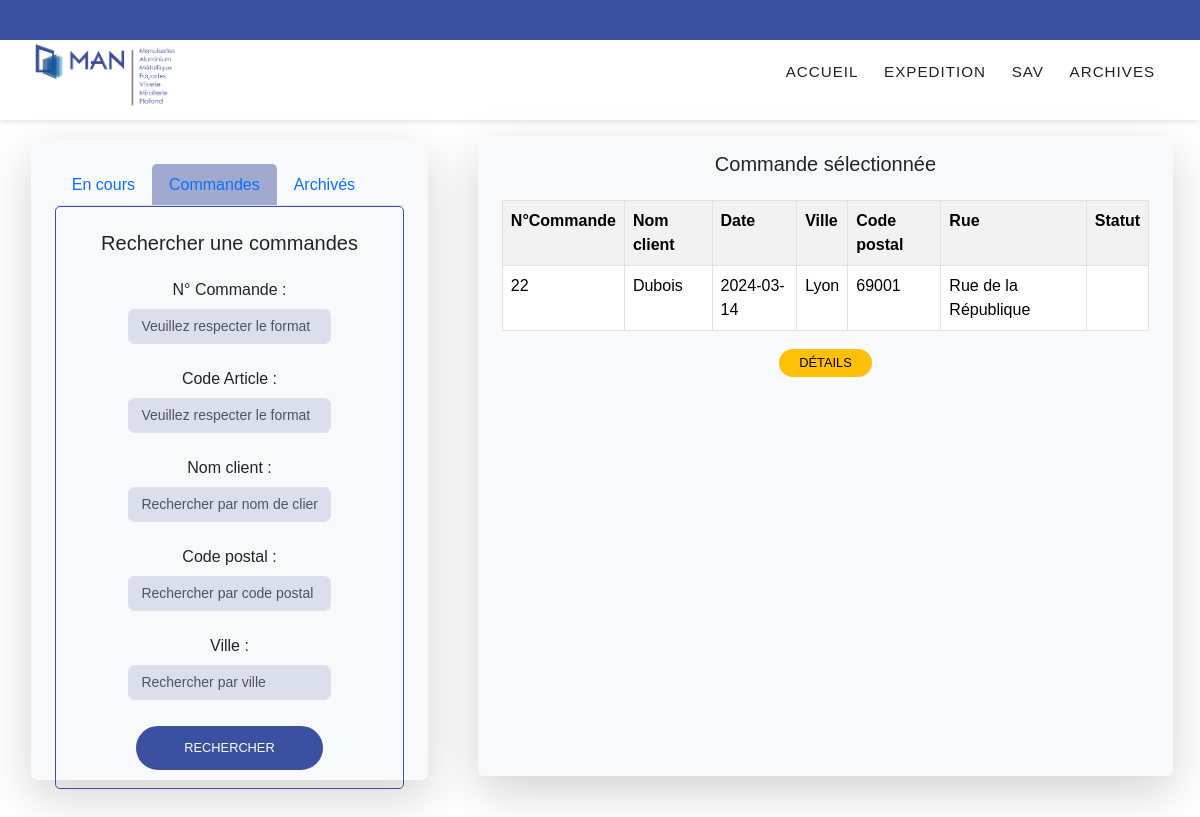
/controler/commandes.php?num_com=22&action=commande, run on the app's committed database.
### tables this page shows
CREATE TABLE `COMMANDE` (
  `NUM_COMMANDE` int(11) NOT NULL,
  `DATE_COM` date DEFAULT NULL,
  `VILLE_CLIENT` varchar(30) DEFAULT NULL,
  `CODE_POSTAL_CLIENT` int(11) DEFAULT NULL,
  `RUE_CLIENT` varchar(30) DEFAULT NULL,
  `ID_CLIENT` bigint(20) NOT NULL,
  `STATU_COMMANDE` varchar(255) DEFAULT NULL
);

CREATE TABLE `CLIENT` (
  `ID_CLIENT` bigint(20) NOT NULL,
  `NOM_CLIENT` varchar(15) DEFAULT NULL,
  `PRENOM_CLIENT` varchar(20) DEFAULT NULL,
  `ADRESSE_MAIL` varchar(30) DEFAULT NULL
);

### model/modele.com.php (called while the page is built, shortened)
<?php
    function getComById(int $num_com){
        $bdd = getBdd();
        $sql = "SELECT * FROM COMMANDE JOIN CLIENT ON commande.ID_CLIENT = client.ID_CLIENT WHERE NUM_COMMANDE LIKE :num_com";
        $curseur =  $bdd->prepare($sql);
        $curseur->execute(array('num_com' => $num_com ));
        $resultat = $curseur->fetch();
        return $resultat;
    }

### Vues/affichageRes/vue_commande.php (the view, shortened to what this page needs)
<div class='col-lg-7 col-sm-11 shadow-lg rounded bg-light' style='max-height: 80vh'>
 <h5 class="p-3 text-center" >Commande sélectionnée </h5>
 <div class="container overflow-auto " style="max-height: 80%">
     <table class='table table-bordered table-striped'>
         <th>N°Commande</th>
         <th>Nom client</th>
         <th>Date</th>
         <th>Ville</th>
         <th>Code postal</th>
         <th>Rue</th>
         <th>Statut</th>
         <tr>
             <td><?= $commandes['NUM_COMMANDE'] ?></a></td>
             <td><?= $commandes['NOM_CLIENT'] ?> </td>
             <td><?= $commandes['DATE_COM'] ?></td>
             <td><?= $commandes['VILLE_CLIENT'] ?></td>
             <td><?= $commandes['CODE_POSTAL_CLIENT'] ?></td>
             <td><?= $commandes['RUE_CLIENT'] ?></td>
             <td><?= $commandes['STATU_COMMANDE'] ?> </td>
         </tr>
     </table>
 </div>
     <div class='text-center'>
         <form action="commandes.php?" method="GET">
             <input type="submit" class="btn btn-warning" value="Détails">
         </form>
     </div>
</div>

### style/gabarit.css (style rules this page uses)
:root { --clr-bg-header: #3b50a1; --clr-btn: #3b50a1; --clr-nav-hover: #2842ab; --clr-light: #fafafa; }
* { padding: 0; margin: 0; }
.btn { display: inline-block; padding: 0.5rem 1.3rem; font-size: 0.8rem; border: 2px solid var(--clr-light); border-radius: 2rem; line-height: 1; margin: 0 0.2rem; transition: 0.3s; text-transform: uppercase; }

### data on the page
commande: NUM_COMMANDE "22", ID_CLIENT.NOM_CLIENT "Dubois", DATE_COM "2024-03-14", VILLE_CLIENT "Lyon", CODE_POSTAL_CLIENT "69001", RUE_CLIENT "Rue de la République"
